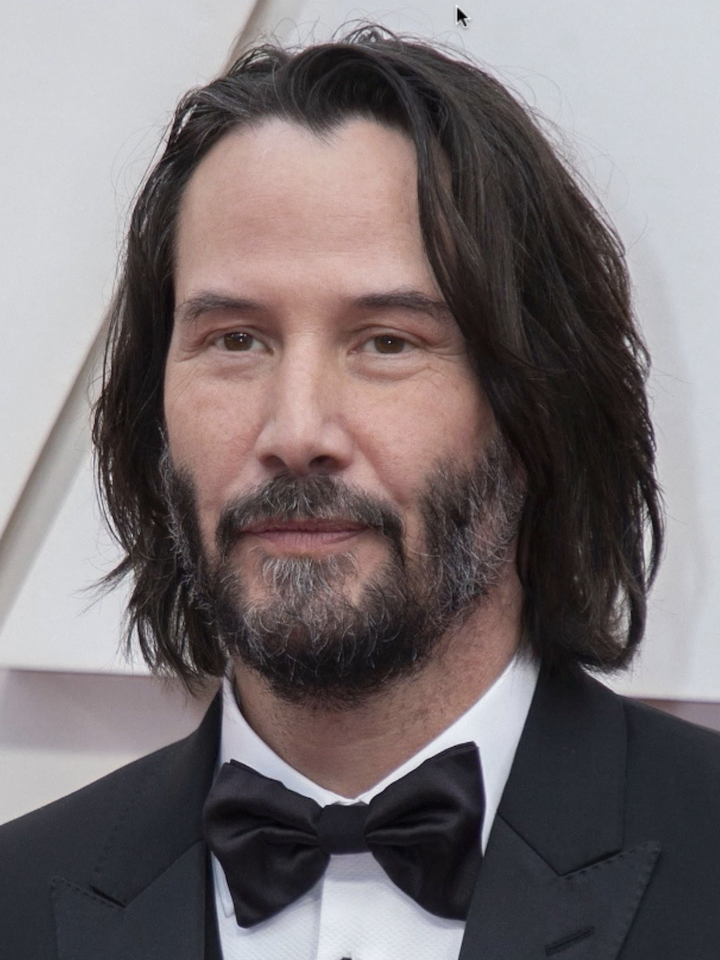
#> input picture 04_IMAGE_PROCESSING/08_CANNY_EDGE_DETECTION/keanu.png, 720 x 960 px, found by its file name
$ python canny.py
#> lines starting #> are read from the running program, lines starting #| are printed output that depends on the picture
import numpy as np
import cv2 as cv

src = cv.imread('/openCV/04_IMAGE_PROCESSING/08_CANNY_EDGE_DETECTION/keanu.png')
#> src is the input picture: shape (960, 720, 3); mean B, G, R 113.6, 111.9, 120.1

cv.imshow('src', src)
cv.waitKey(1)

edges = cv.Canny(src, 100, 200) # 100-300 dene
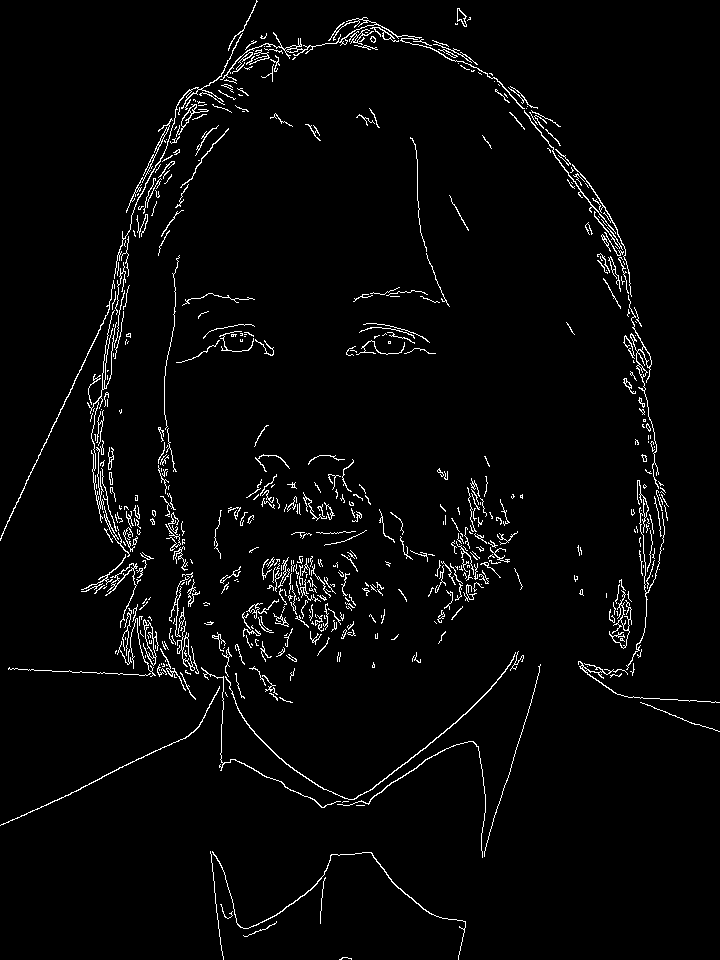
#> edges: shape (960, 720); 3% white in thin lines or dots

cv.imshow('edges', edges)
cv.waitKey(1)
